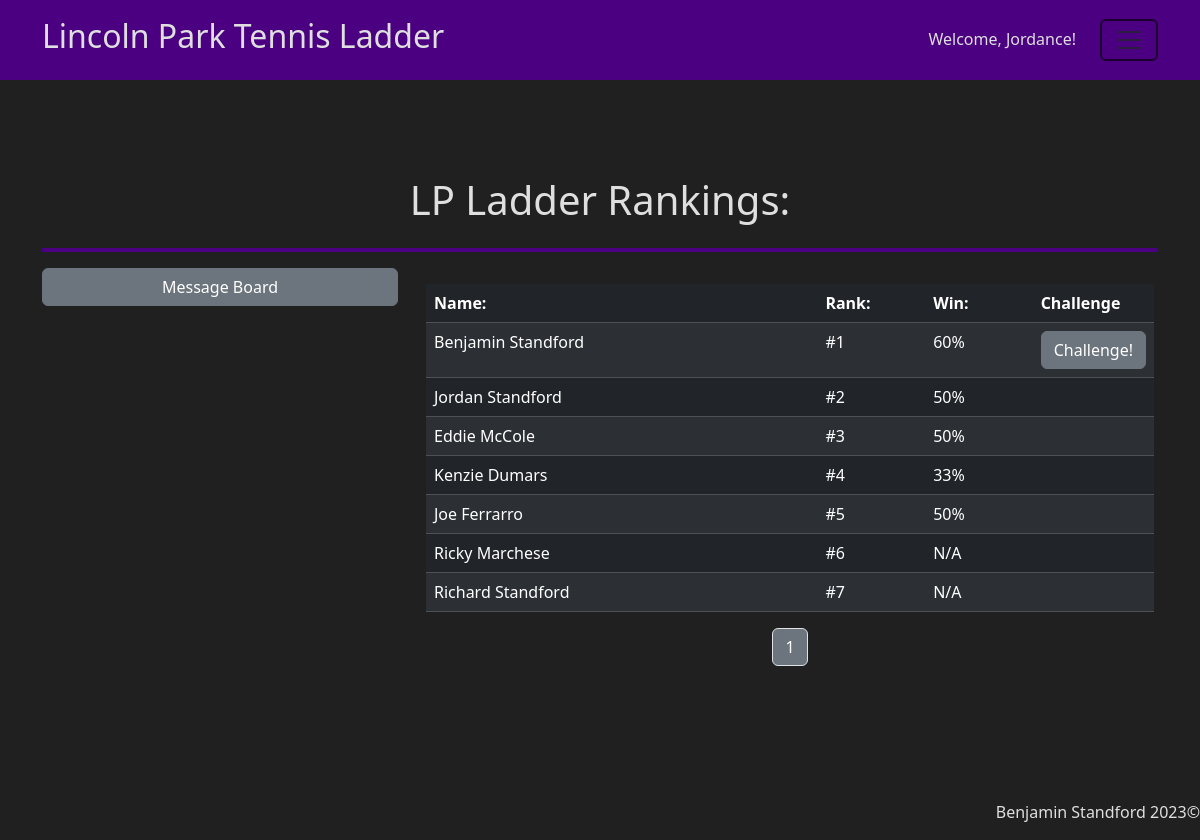
The app's page / (signed in) with its own data.
### app/helpers.py (models this page shows, shortened)
class User(db.Model):
    id = db.Column(db.Integer(), primary_key=True)
    first= db.Column(db.String(255), nullable=False)
    last = db.Column(db.String(255), nullable=False)
    username = db.Column(db.String(255), unique=True, nullable=False)
    password = db.Column(db.LargeBinary, nullable=False)
    salt = db.Column(db.LargeBinary, nullable=False)
    email = db.Column(db.String(255), unique=True, nullable=False)
    phone = db.Column(db.String(255))
    rank = db.Column(db.Integer(), default=0)
    date_joined = db.Column(db.DateTime, default=datetime.utcnow)
    matches = db.relationship("Match", secondary=user_match, backref="players")
    temp_matches = db.relationship("Temp_match", secondary=user_temp, backref="players")
    matches_won = db.relationship("Match", backref="winner", foreign_keys="Match.winner_id", lazy=True)
    matches_lost = db.relationship("Match", backref="loser", foreign_keys="Match.loser_id", lazy=True)
    msg_sent = db.relationship("Chat", backref="sender", foreign_keys="Chat.sender_id", lazy=True)
    msg_received = db.relationship("Chat", backref="recipient", foreign_keys="Chat.recipient_id", lazy=True)

### app/routes.py (the view, shortened to what this page needs)
@app.route("/", methods=["GET", "POST"])
def index():
    if request.method == "GET":
        page = request.args.get('page')
        if page == None:
            page = 1
        players, pages = h.get_players(int(page))
        if "USER" in session:
            try:
                user = h.get_user()
            except KeyError:
                print("Exception caught! KeyError")
                user = None
        else:
            user = None
        messages = h.get_broadcast_messages()
        return render_template("index.html", players=players, pages=pages, user=user, spread=c.CHALLENGE_SPREAD, messages=messages)

### app/helpers.py (called while the page is built)
def get_user():
    user = User.query.filter_by(id=session["USER"]).first()
    return user

def get_players(page):
    results = c.RESULTS_PER_PAGE * page
    players = User.query.filter(User.rank.between(results-(c.RESULTS_PER_PAGE-1), results)).all()
    p = math.ceil(User.query.count() / c.RESULTS_PER_PAGE)
    x = 1
    pages = []
    while x <= p:
        pages.append(x)
        x += 1
    return players, pages

def get_broadcast_messages():
    messages = Chat.query.filter_by(broadcast=True).all()
    for message in messages:
        message.time = format_timestamp(message.timestamp)
    return messages

def format_timestamp(timestamp):
    timestamp = pytz.utc.localize(timestamp)
    timestamp = timestamp.astimezone(pytz.timezone("Us/Eastern"))
    time = timestamp.strftime(c.TIMESTAMP_FULL)
    return time

### app/templates/index.html (shortened to what this page needs)
{% extends "layout.html" %}
{% block main %}
    <div class="p-5"></div>
    <div class="row">
    <div class="col text-center"><h1>LP Ladder Rankings:</h1></div>
    </div>
    <hr class="border-4 opacity-100">
    <div class="row justify-content-center">
        <div class="col-12 col-md-4">
                <button class="btn btn-secondary" id="chat-btn" style="width: 100%" type="button" data-bs-toggle="collapse" data-bs-target="#collapseExample" aria-expanded="false" aria-controls="collapseExample">
                    Message Board
                </button>
        </div>
        <div class="col-12 col-md-8 p-3">
            <table class="table table-dark table-striped table-hover">
                <thead>
                    <tr>
                        <th style="width: 55%">Name:</th>
                        <th style="width: 15%">Rank:</th>
                        <th style="width: 15%">Win:</th>
                        {% if 'USER' in session %}
                            <th style="width: 15%">Challenge</th>
                        {% endif %}
                    </tr>
                </thead>
                <tbody>
                    {% for player in players|sort(attribute='rank') %}
                        <tr>
                            <td><a href="/profile?id={{ player.id }}" style="text-decoration: none">{{ player.first }} {{ player.last }}</a></td>
                            <td>#{{ player.rank }}</td>
                            <td>{% if player.matches %}
                                    {{ ((player.matches_won|count/player.matches|count)*100)|round|int }}%
                                {% else %}
                                    N/A
                                {% endif %}
                            </td>
                            {% if 'USER' in session %}
                                <td>
                                    {% if player.rank - user.rank in range(-spread, 0) %}
                                        <button class="btn btn-secondary">Challenge!</button>
                                    {% endif %}
                                </td>
                            {% endif %}
                        </tr>
                    {% endfor %}
                </tbody>
            </table>
            <nav aria-label="Page navigation">
                <ul class="pagination justify-content-center">
                    {% for page in pages %}
                        <li class="page-item"><a class="page-link text-bg-secondary" href="/?page={{ page }}">{{ page }}</a></li>
                    {% endfor %}
                </ul>
                </nav>
        </div>
    </div>
{% endblock %}

### app/templates/layout.html (shortened to what this page needs)
<!DOCTYPE <!DOCTYPE html>
<html lang="en">
    <head>
        <link href="https://cdn.jsdelivr.net/npm/bootstrap@5.3.2/dist/css/bootstrap.min.css" rel="stylesheet">
        <link rel="stylesheet" href={{ url_for("static", filename="styles.css") }}>
    </head>
    <body>
        <header class="sticky-top">
            <div class="container">
                {% if page == 'register' %}
                <div class="row align-items-center justify-content-between" id="header-row">
                    <div class="col-12 col-md-3 col-lg-5 text-center text-md-start">
                        <a href="/" id="logo" alt="Logo">
                            <h2>Lincoln Park Tennis Ladder</h2>
                        </a>
                    </div>
                    </div>
                        {% else %}
                        <div class="row align-items-center justify-content-between" id="header-row">
                            <div class="col-12 col-md-7 text-center text-md-start">
                                <a href="/" id="logo" alt="Logo">
                                    <h2>Lincoln Park Tennis Ladder</h2>
                                </a>
                            </div>
                        <div class="col-12 col-md-5">
                            <div class="row justify-content-center justify-content-md-end">
                                <div class="col-auto">
                                    <p>Welcome, <a href="/profile?id={{ session['USER'] }}" class="plain">{{ session['USERNAME'] }}! </a></p>
                                </div>
                                <div class="col-auto">
                                    <div class="navbar">
                                        <button class="navbar-toggler" type="button" data-bs-toggle="dropdown" aria-expanded="false">
                                            <span class="navbar-toggler-icon"></span>
                                        </button>
                                    </div>
                                </div>
                        </div>
                    {% endif %}
                </div>
            </div>
        </header>
        <main>
            <div class="container" style="height: 90vh">
                {% block main %}
                {% endblock %}
                <div class="p-5"></div>
            </div>
        </main>
        <footer class="text-end">
            <address>Benjamin Standford 2023©</address>
        </footer>
    </body>
</html>

### app/static/styles.css (style rules this page uses)
body { background-color: #202020; color: #dfdfdf; }
header { background-color:indigo; }
a { color: inherit; text-decoration: none; }
hr { color:indigo; }
.navbar-toggler { border: 2px solid; }
#header-row { min-height: 80px; }

### records on screen
User: USERNAME "Jordance", first "Jordan", last "Standford", rank "2", matches_won "50"
User: first "Benjamin", last "Standford", rank "1", matches_won "60", shows "Challenge!"
User: first "Eddie", last "McCole", rank "3", matches_won "50"
User: first "Kenzie", last "Dumars", rank "4", matches_won "33"
User: first "Joe", last "Ferrarro", rank "5", matches_won "50"
User: first "Ricky", last "Marchese", rank "6", shows "N/A"
User: first "Richard", last "Standford", rank "7", shows "N/A"

### other values on screen
{{ page }} "1"
